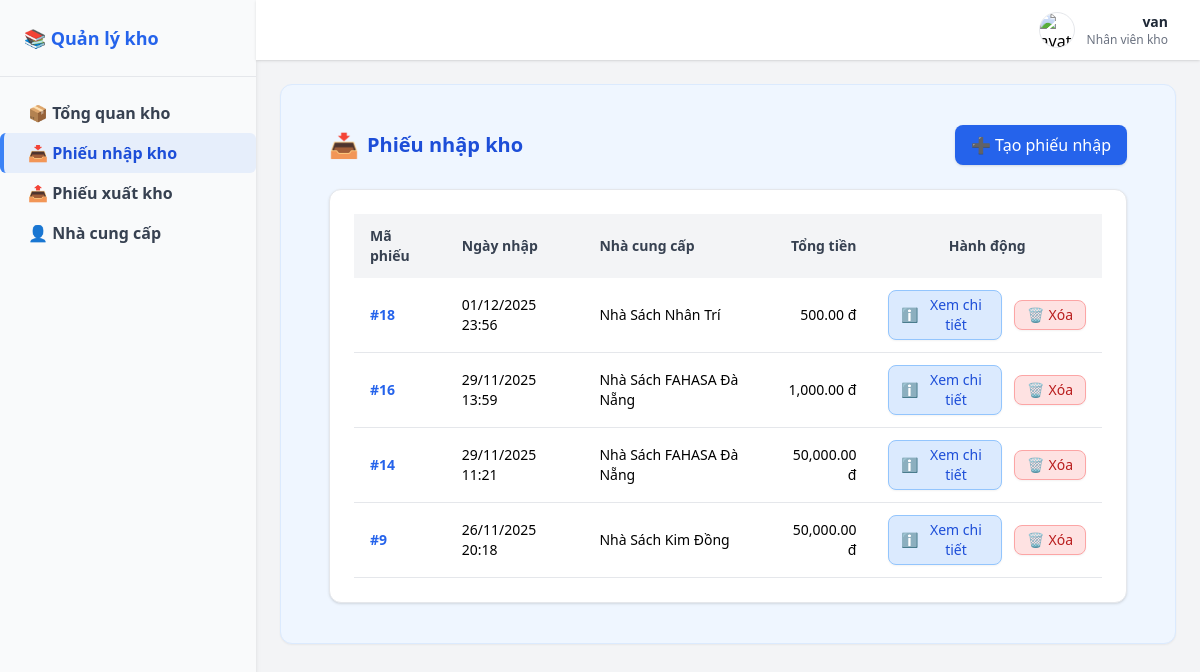
Page /employee/inventory_import/ (signed in) on the committed database.
### booksale_app/models.py (models this page shows, shortened)
class ImportOrder(models.Model):
    import_date = models.DateTimeField(auto_now_add=True)
    total_amount = models.DecimalField(
        max_digits=10,
        decimal_places=2
    )
    note = models.TextField(
        blank=False, null=False,
        help_text = "Mô tả"
    )
    create_at = models.DateTimeField(auto_now_add=True)
    updated_at = models.DateTimeField(auto_now_add=True)
    product = models.ManyToManyField(
        'Product',
        through="ImportOrder_Item")
    supplier = models.ForeignKey(
        Supplier,
        on_delete = models.PROTECT
    )
    employee = models.ForeignKey(
        Employee,
        on_delete = models.PROTECT
    )

class Supplier(models.Model):
    sup_name = models.CharField(
        max_length = 255,
        blank=False, null=False,
        help_text = "Tên nhà cung cấp"
    )
    email = models.EmailField(
        max_length = 100,
        help_text = "Email"
    )
    phone = models.CharField(
        max_length = 15,
        blank=False, null=False,
        help_text = "Số điện thoại"
    )
    address = models.CharField(
        max_length = 255,
        blank=False, null=False,
        help_text = "Địa chi"
    )

### booksale_app/views/employee/inventory_import.py (the view)
# urls.py: path('employee/inventory_import/', inventory_import.import_order_list, name='inventory_import_list'),
@login_required(login_url="/accounts/login/warehouse/")
@group_required("NVTK", login_url="/accounts/login/warehouse/")
def import_order_list(request):
    orders = ImportOrder.objects.all().order_by("-import_date")
    return render(
        request,
        "employee/inventory/inventory_import/inventory_import_list.html",
        {
            "import_orders": orders,
            "page": "inventory_import",
        }
    )

### booksale_app/context_processors.py (called while the page is built)
def categories_and_cart(request):
    context = {
        'categories': Category.objects.all()[:3],  # Lấy 3 categories đầu tiên cho menu
        'cart_count': 0
    }
    if request.user.is_authenticated:
        try:
            customer = Customer.objects.get(user=request.user)
            cart = Cart.objects.filter(customer=customer).first()
            if cart:
                cart_count = Cart_Item.objects.filter(cart=cart).aggregate(
                    total=Sum('quantity')
                )['total'] or 0
                context['cart_count'] = int(cart_count) if cart_count else 0
        except (Customer.DoesNotExist, AttributeError):
            context['cart_count'] = 0
    return context

def global_user_context(request):
    user = request.user
    is_kh = False
    role = None
    if user.is_authenticated:
        is_kh = user.groups.filter(name="KH").exists()
        if user.groups.filter(name="NVBH").exists():
            role = "NVBH"
        elif user.groups.filter(name="NVTK").exists():
            role = "NVTK"
    return {
        "is_kh": is_kh,
        "role": role,
    }

### booksale_app/views/authen_view.py (called while the page is built)
def group_required(group_name, login_url=None):
    if login_url is None:
        login_url = '/accounts/login/'
    def check_group(user):
        return user.groups.filter(name=group_name).exists()
    return user_passes_test(check_group, login_url=login_url)

### booksale_app/templates/employee/inventory/inventory_import/inventory_import_list.html (shortened to what this page needs)
{% extends "employee/employee_base.html" %}
{% load humanize %}
{% block content %}
<div class="px-6 py-4">
    <div class="flex justify-between items-center mb-6">
        <h2 class="text-xl font-semibold text-blue-700 flex items-center gap-2">
            <span class="text-2xl">📥</span> Phiếu nhập kho
        </h2>
        {% if import_orders %}
            <a href="{% url 'inventory_import_create' %}"
               class="bg-blue-600 hover:bg-blue-700 text-white px-4 py-2 rounded-lg shadow transition">
                ➕ Tạo phiếu nhập
            </a>
        {% endif %}
    </div>
    <div class="bg-white rounded-xl shadow border border-gray-200 p-6">
        {% if import_orders %}
            <div class="overflow-x-auto">
                <table class="min-w-full border-collapse">
                    <thead>
                        <tr class="bg-gray-100 text-gray-700 text-sm">
                            <th class="py-3 px-4 text-left">Mã phiếu</th>
                            <th class="py-3 px-4 text-left">Ngày nhập</th>
                            <th class="py-3 px-4 text-left">Nhà cung cấp</th>
                            <th class="py-3 px-4 text-right">Tổng tiền</th>
                            <th class="py-3 px-4 text-center">Hành động</th>
                        </tr>
                    </thead>
                    <tbody class="text-sm">
                        {% for order in import_orders %}
                        <tr class="border-b hover:bg-gray-50 transition">
                            <td class="py-3 px-4 font-semibold text-blue-600">#{{ order.id }}</td>
                            <td class="py-3 px-4">{{ order.import_date|date:"d/m/Y H:i" }}</td>
                            <td class="py-3 px-4">{{ order.supplier.sup_name }}</td>
                            <td class="py-3 px-4 text-right font-medium">
                                {{ order.total_amount|intcomma }} đ
                            </td>
                            <td class="py-3 px-4 text-center">
                                <div class="flex items-center justify-center gap-3">
                                    <a href="{% url 'inventory_import_detail' order.id %}"
                                       class="flex items-center gap-1 px-3 py-1 bg-blue-100 text-blue-700 border border-blue-300
                                              rounded-lg hover:bg-blue-200 transition text-sm font-medium shadow-sm">
                                        ℹ️ <span>Xem chi tiết</span>
                                    </a>
                                    <a href="{% url 'inventory_import_delete' order.id %}"
                                       onclick="return confirm('Xóa phiếu nhập?');"
                                       class="flex items-center gap-1 px-3 py-1 bg-red-100 text-red-700 border border-red-300
                                              rounded-lg hover:bg-red-200 transition text-sm font-medium shadow-sm">
                                        🗑️ <span>Xóa</span>
                                    </a>
                                </div>
                            </td>
                        </tr>
                        {% endfor %}
                    </tbody>
                </table>
            </div>
        {% endif %}
    </div>
</div>
{% endblock %}

### booksale_app/templates/employee/employee_base.html (shortened to what this page needs)
<!doctype html>
<html lang="vi">
<head>
  <script src="https://cdn.tailwindcss.com"></script>
</head>
<body class="bg-gray-100">
  <div class="flex">
    <aside class="w-64 bg-gray-50 h-screen shadow-md">
      <div class="p-6 border-b font-semibold text-lg text-blue-600">📚 Quản lý kho</div>
      <nav class="mt-4">
        <ul>
          <li>
            <a href="{% url 'inventory_list' %}"
               class="block px-6 py-2 font-semibold rounded-md border-l-4 transition
               {% if page == 'inventory_list' %}
                 bg-blue-500/10 text-blue-700 border-blue-500
               {% else %}
                 text-gray-700 hover:bg-blue-50 hover:text-blue-600 border-transparent
               {% endif %}">
              📦 Tổng quan kho
            </a>
          </li>
          <li>
            <a href="{% url 'inventory_import_list' %}"
               class="block px-6 py-2 font-semibold rounded-md border-l-4 transition
               {% if page == 'inventory_import' %}
                 bg-blue-500/10 text-blue-700 border-blue-500
               {% else %}
                 text-gray-700 hover:bg-blue-50 hover:text-blue-600 border-transparent
               {% endif %}">
              📥 Phiếu nhập kho
            </a>
          </li>
          <li>
            <a href="{% url 'inventory_export_list' %}"
               class="block px-6 py-2 font-semibold rounded-md border-l-4 transition
               {% if page == 'inventory_export' %}
                 bg-blue-500/10 text-blue-700 border-blue-500
               {% else %}
                 text-gray-700 hover:bg-blue-50 hover:text-blue-600 border-transparent
               {% endif %}">
              📤 Phiếu xuất kho
            </a>
          </li>
          <li>
            <a href="{% url 'supplier_list' %}"
               class="block px-6 py-2 font-semibold rounded-md border-l-4 transition
               {% if page == 'supplier_list' %}
                 bg-blue-500/10 text-blue-700 border-blue-500
               {% else %}
                 text-gray-700 hover:bg-blue-50 hover:text-blue-600 border-transparent
               {% endif %}">
              👤 Nhà cung cấp
            </a>
          </li>
        </ul>
      </nav>
    </aside>
    <main class="flex-1 flex flex-col">
      <header class="flex justify-end items-center bg-white shadow px-8 py-3">
        <div class="flex items-center space-x-3">
          <img src="https://cdn-icons-png.flaticon.com/512/847/847969.png"
               alt="avatar"
               class="w-9 h-9 rounded-full border">
          <div class="text-right">
            <p class="text-sm font-semibold text-gray-800">
              {{ request.user.get_full_name|default:request.user.username }}
            </p>
            <p class="text-xs text-gray-500">
              Nhân viên kho
            </p>
          </div>
        </div>
      </header>
      <section class="flex-1 p-6">
        <div class="bg-blue-50 border border-blue-100 shadow-sm rounded-xl p-6">
          {% block content %}
          {% endblock %}
        </div>
      </section>
    </main>
  </div>
</body>
</html>

### rows in the picture
ImportOrder: id "18", import_date "01/12/2025 23:56", supplier.sup_name "Nhà Sách Nhân Trí", total_amount "500.00"
ImportOrder: id "16", import_date "29/11/2025 13:59", supplier.sup_name "Nhà Sách FAHASA Đà Nẵng", total_amount "1,000.00"
ImportOrder: id "14", import_date "29/11/2025 11:21", supplier.sup_name "Nhà Sách FAHASA Đà Nẵng", total_amount "50,000.00"
ImportOrder: id "9", import_date "26/11/2025 20:18", supplier.sup_name "Nhà Sách Kim Đồng", total_amount "50,000.00"

### other values in the picture
{{ request.user.get_full_name|default:request.user.username }} "van"
